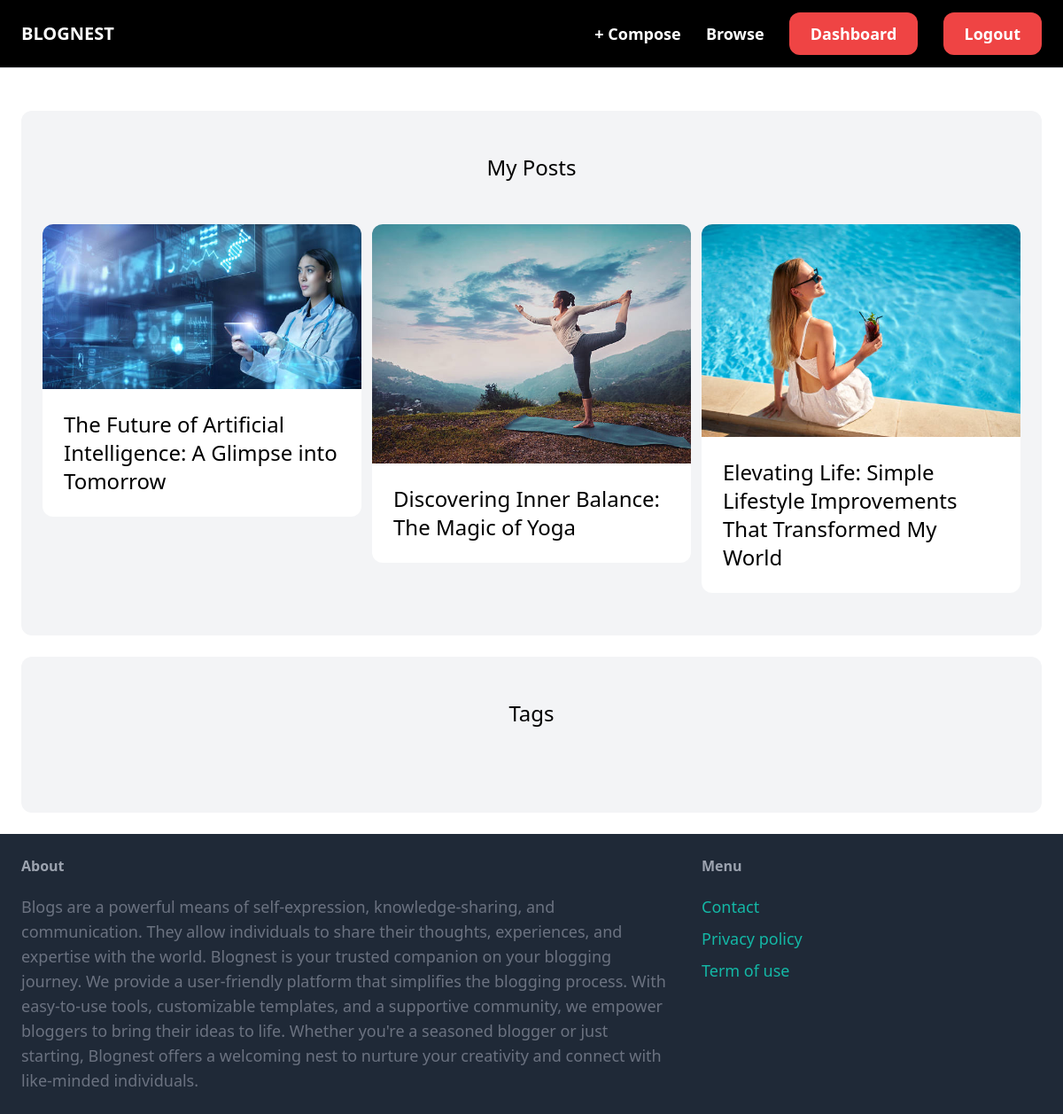
The page /dashboard/ (signed in) on the database its author committed.
### posts/models.py (models this page shows, shortened)
class Post(models.Model):
    tag = models.ForeignKey(
        Tag, related_name='posts', on_delete=models.CASCADE)
    name = models.CharField(max_length=255)
    content = models.TextField(blank=True, null=True)
    image = models.ImageField(upload_to='post_images', blank=True, null=True)
    created = models.DateTimeField(auto_now_add=True)
    creator = models.ForeignKey(
        User, related_name='posts', on_delete=models.CASCADE)

### dashboard/views.py (the view)
# urls.py: path("", views.index, name="index"),
@login_required
def index(request):
    posts = Post.objects.filter(creator=request.user)
    return render(request, 'dashboard/index.html', {
        'posts': posts,
    })

### dashboard/templates/dashboard/index.html (shortened to what this page needs)
{% extends "core/base.html" %}
{% block content %}
<div class="mt-6 px-6 py-12 bg-gray-100 rounded-xl">
    <h2 class="mb-12 text-2xl text-center">My Posts</h2>
    <div class="grid grid-cols-3 gap-3">
        {% for post in posts %}
        <div>
            <a href="{% url 'post:detail' post.id %}">
                <div>
                    <img src="{{ post.image.url }}" class="rounded-t-xl">
                </div>
                <div class="p-6 bg-white rounded-b-xl">
                    <h2 class="text-2xl">{{ post.name }}</h2>
                </div>
            </a>
        </div>
        {% endfor %}
    </div>
</div>
<div class="mt-6 px-6 py-12 bg-gray-100 rounded-xl">
    <h2 class="mb-12 text-2xl text-center">Tags</h2>
</div>
{% endblock %}

### core/templates/core/base.html (shortened to what this page needs)
<!doctype html>
<html>
<head>
    <script src="https://cdn.tailwindcss.com"></script>
</head>
<body>
    <nav class="py-6 px-6 flex justify-between posts-center bg-black border-b border-gray-200">
        <a href="/" class="text-xl text-white font-semibold">BLOGNEST</a>
        <div class="space-x-6">
            <a href="/posts/new" class="text-lg text-white font-semibold hover:text-purple-500">+ Compose</a>
            <a href="/posts/" class="text-lg text-white font-semibold hover:text-purple-500">Browse</a>
            {% if request.user.is_authenticated %}
            <a href="{% url 'dashboard:index' %}"
                class="px-6 py-3 text-lg font-semibold bg-red-500 text-white rounded-xl hover:bg-gray-700">Dashboard</a>
            <a href="{% url 'core:logout_page' %}"
                class="px-6 py-3 text-lg font-semibold bg-red-500 text-white rounded-xl hover:bg-gray-700">Logout</a>
            {% else %}
            <a href="{% url 'core:signup' %}"
                class="px-6 py-3 text-lg font-semibold bg-red-500 text-white rounded-xl hover:bg-gray-700">Signup</a>
            <a href="{% url 'core:login' %}"
                class="px-6 py-3 text-lg font-semibold bg-red-500 text-white rounded-xl hover:bg-gray-700">Login</a>
            {% endif %}
        </div>
    </nav>
    <div class="px-6 py-6">
        {% block content %}
        {% endblock %}
    </div>
    <footer class="py-6 px-6 flex justify-between bg-gray-800">
        <div class="w-2/3 pr-10">
            <h3 class="mb-5 font-semibold text-gray-400">About</h3>
            <p class="text-lg text-gray-500">Blogs are a powerful means of self-expression, knowledge-sharing, and communication. They allow individuals to share
            their thoughts, experiences, and expertise with the world.
            Blognest is your trusted companion on your blogging journey. We provide a user-friendly platform that simplifies the
            blogging process. With easy-to-use tools, customizable templates, and a supportive community, we empower bloggers to
            bring their ideas to life. Whether you're a seasoned blogger or just starting, Blognest offers a welcoming nest to
            nurture your creativity and connect with like-minded individuals.
            </p>
        </div>
        <div class="w-1/3">
            <h3 class="mb-5 font-semibold text-gray-400">Menu</h3>
            <ul class="space-y-2">
                <li><a href="#" class="text-lg text-teal-500 hover:text-teal-700">Contact</a></li>
                <li><a href="#" class="text-lg text-teal-500 hover:text-teal-700">Privacy policy</a></li>
                <li><a href="#" class="text-lg text-teal-500 hover:text-teal-700">Term of use</a></li>
            </ul>
        </div>
    </footer>
</body>
</html>

### rows shown on the page
Post: image (picture), name "The Future of Artificial Intelligence: A Glimpse into Tomorrow"
Post: image (picture), name "Discovering Inner Balance: The Magic of Yoga"
Post: image (picture), name "Elevating Life: Simple Lifestyle Improvements That Transformed My World"
